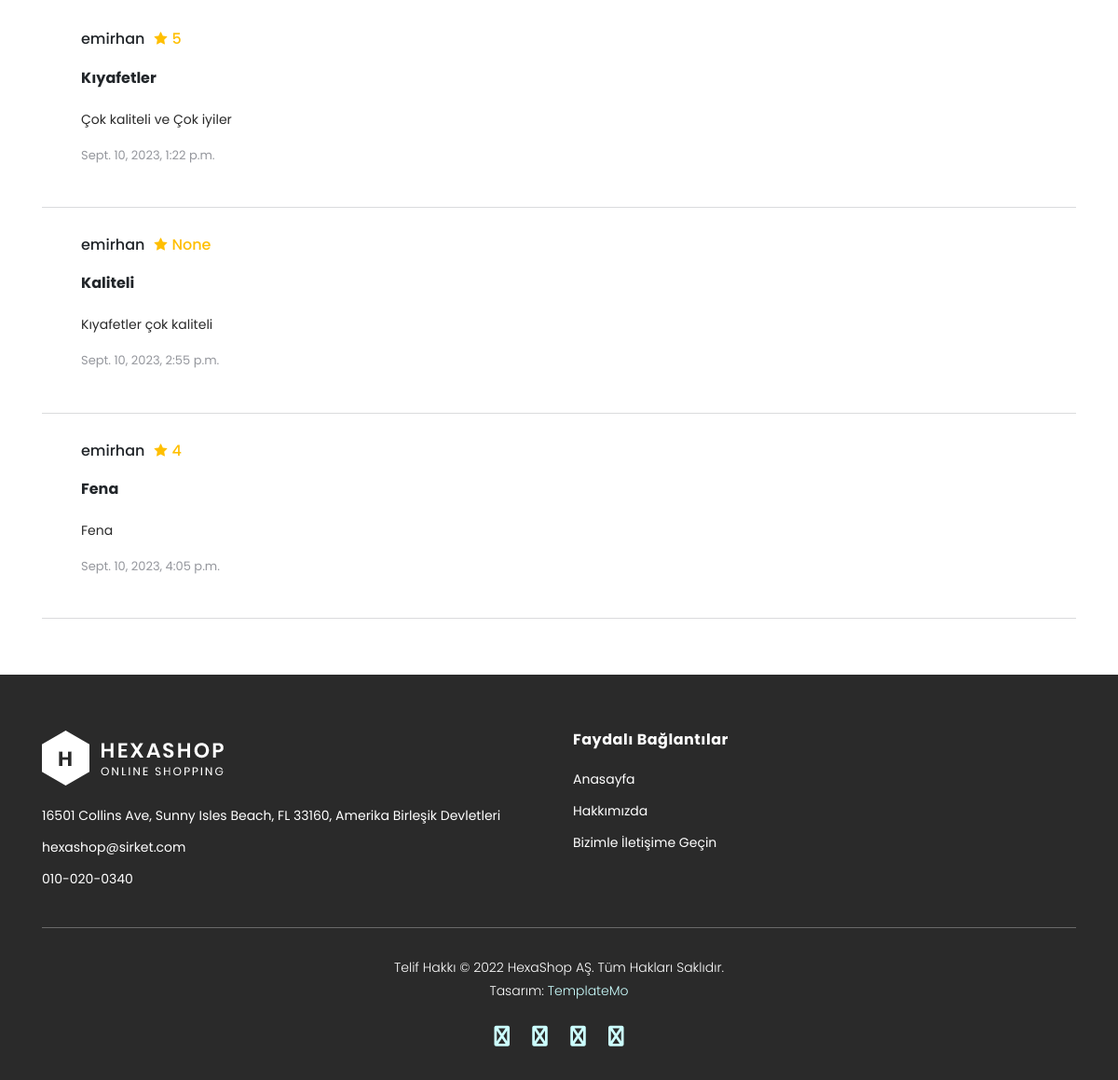
Before: /urunler/5 (lower part) with the older database file.
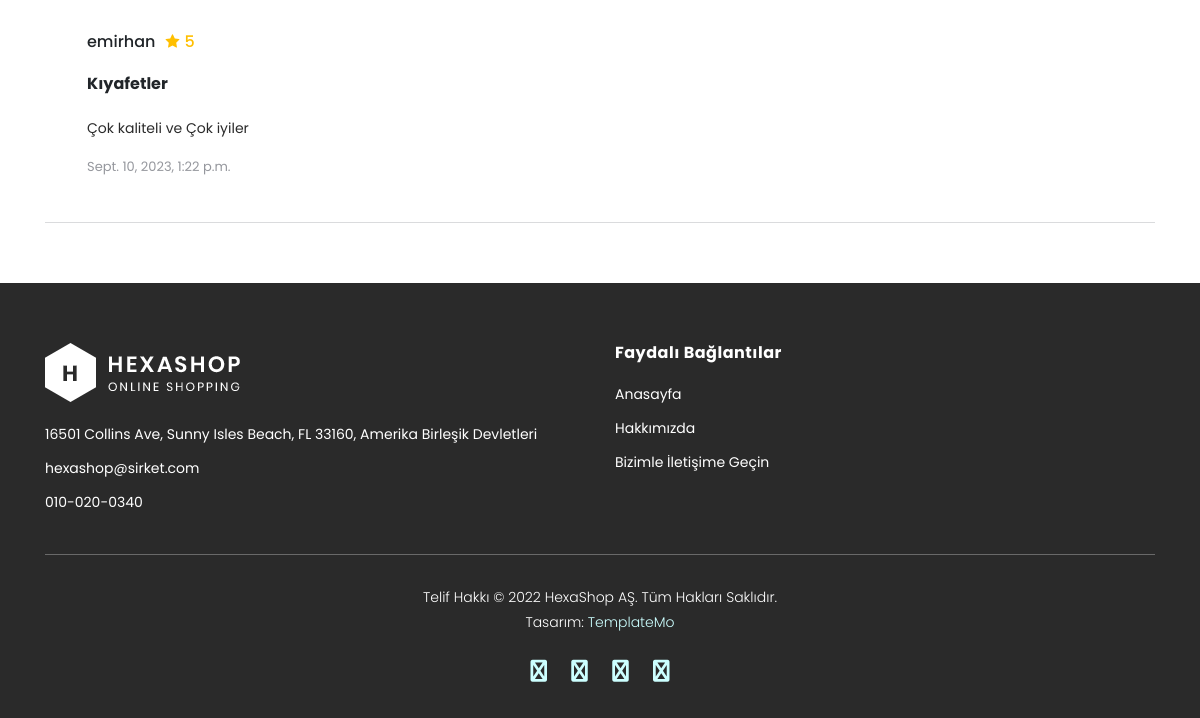
After: the same page with the newer database file.
### product/models.py (models this page shows, shortened)
class Comment(models.Model):
    STATUS= (
        ('New', 'Yeni'),
        ('True', 'Göster'),
        ('False', 'Gösterme'),
    )
    product = models.ForeignKey(Product,on_delete=models.CASCADE)# Product tablosuyla ilişki kurulması
    user = models.ForeignKey(User,on_delete=models.CASCADE)
    subject = models.CharField(max_length=150,blank=True)
    comment = models.TextField(max_length=255)
    rate = models.IntegerField(blank=True,null=True)
    status = models.CharField(max_length=10,choices=STATUS,default='New')
    ip = models.CharField(blank=True,max_length=20)
    create_at = models.DateTimeField(auto_now_add=True)
    update_at = models.DateTimeField(auto_now=True)

### home/views.py (the view)
# urls.py: path("urunler/<int:id>", views.urun_detay, name="urun_detay"),
def urun_detay(request,id):
    urunler = Product.objects.get(pk=id)
    resimler = Images.objects.filter(product_id=id)
    comments = Comment.objects.filter(product_id=id,status='True')
    context = {"urunler":urunler,
               "resimler":resimler,
               "comments":comments,}
    return render(request, "home/urun_detay.html",context)

### home/templates/home/urun_detay.html (shortened to what this page needs)
{% extends 'home/homebase.html' %}
{% load static %}
{% block header %} {% include 'home/header.html' %} {% endblock %}
{% block content %}
    <link rel="stylesheet" href="{% static 'home/css/comment.css' %}" />
        <div class="container">
        {% for rs in comments %}
        <div class="review-list">
            <ul>
                <li>
                    <div class="d-flex">
                        <div class="left">
                            <span>
                            </span>
                        </div>
                        <div class="right">
                            <h4>
                                {{rs.user.username}}
                                <span class="gig-rating text-body-2">
                                    {{rs.rate}}
                                </span>
                            </h4>
                            <div class="review-description">
                                <strong>{{rs.subject}}</strong>
                            </div>
                            <div class="review-description">
                                <p>
                                    {{rs.comment}}
                                </p>
                            </div>
                            <span class="publish py-3 d-inline-block w-100">{{rs.create_at}}</span>
                        </div>
                    </div>
                </div>
        {% endfor %}
    </div>
{% endblock %}
{% block footer %}{% include 'home/footer.html' %}{% endblock %}

Changed rows visible on the page:
removed Comment: user.username "emirhan", rate "None", subject "Kaliteli", comment "Kıyafetler çok kaliteli", create_at "Sept. 10, 2023, 2:55 p.m."
removed Comment: user.username "emirhan", rate "4", subject "Fena", comment "Fena", create_at "Sept. 10, 2023, 4:05 p.m."
